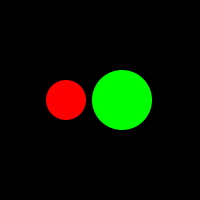
Frame 1 (no input)
Frame 60 (the mouse pressed at the canvas centre just before this capture): identical to frame 1, image omitted
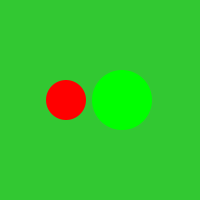
Frame 120 (the mouse held since frame 60 and released just before this capture)

The Processing sketch that drew these frames (run headless with seeded random() and noise(); from frame 60 on, the mouse is pressed at the canvas centre):

// Processing sketch: processing_51136
// ── processing_51136.pde

int rougeX = 66;
int rougeY = 100;
int rougeR = 20;

int vertX = 122;
int vertY = 100;
int vertR = 30;

int etat;

void setup() {
  size(200, 200);
  smooth();
  noStroke();
  
}

void draw() {  //draw function loops
 

  
  if ( etat == 0 ) {
    background(0);
  } 
  else if ( etat == 1) {
    background(200, 50, 50);
  } 
  else {
    background(50, 200, 50);
  }


  fill(255, 0, 0);
  ellipse( rougeX, rougeY, rougeR *2, rougeR *2 );


  fill(0, 255, 0);
  ellipse( vertX, vertY, vertR *2, vertR *2 );
  
 
}

void mousePressed() {

  float rougeDistance = dist( mouseX, mouseY, rougeX, rougeY ); 
  
  float vertDistance = dist( mouseX, mouseY, vertX, vertY );
  
  if ( rougeDistance < rougeR ) {
    etat = 1;
  } else if ( vertDistance < vertR ) {
    etat = 2;
  } else {
    etat = 0; 
  }
}
